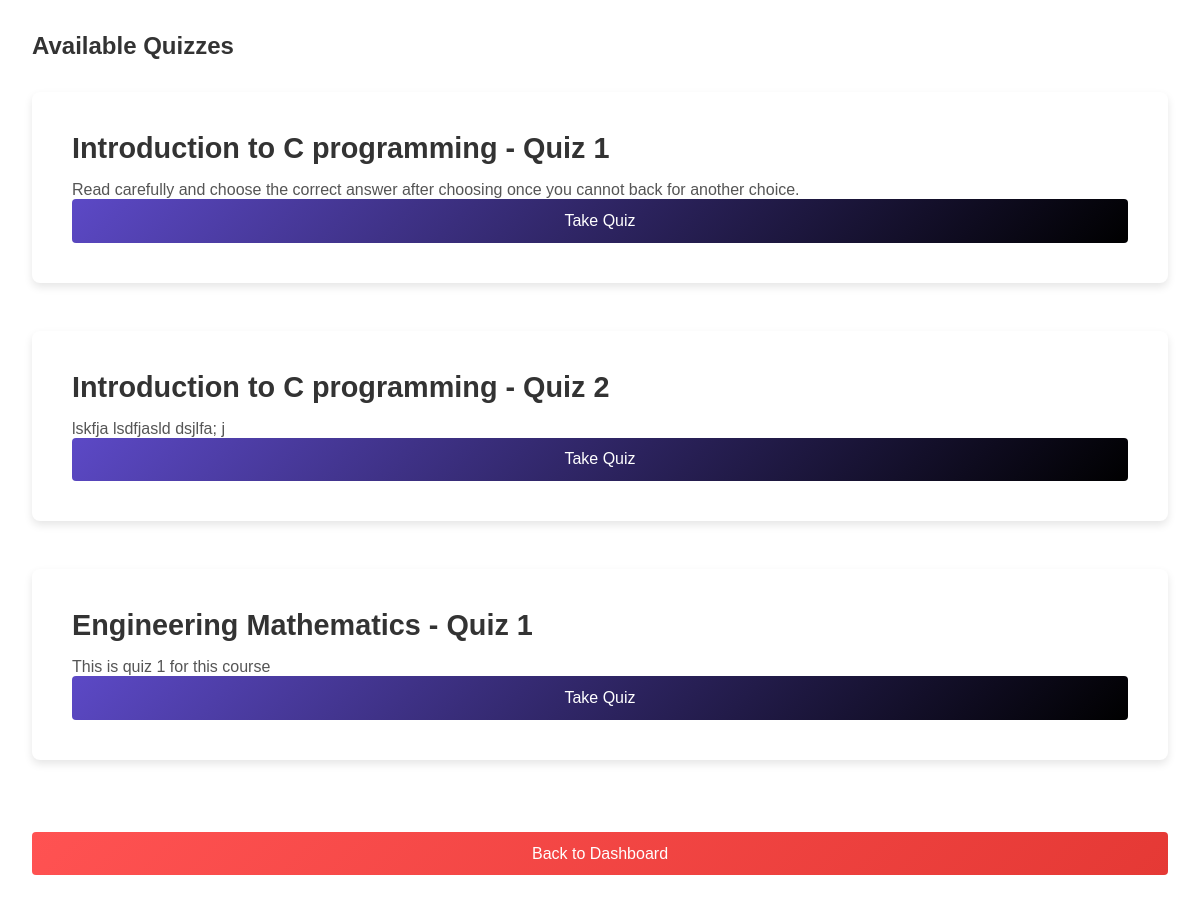
The app's page /available_quizes.php (signed in) with its own data.
### tables this page shows
CREATE TABLE `quiz_description` (
  `Course_ID` varchar(20) NOT NULL,
  `Quiz_NO` int(11) NOT NULL,
  `Description_Quiz` text NOT NULL
);

CREATE TABLE `course` (
  `Course_Num` int(20) NOT NULL,
  `Course_ID` varchar(20) NOT NULL,
  `CourseName` varchar(50) DEFAULT NULL,
  `Description` longtext NOT NULL,
  `UserID` varchar(50) NOT NULL,
  `Start_Date` date DEFAULT NULL,
  `End_Date` date NOT NULL
);

### available_quizes.php (the view, shortened to what this page needs)
<?php
$conn = new mysqli("localhost", "root", "", "learning_platform");
$userID = $_SESSION['userID'];
$studentQuery = "SELECT StudentID FROM Student WHERE UserID = ?";
$stmt = $conn->prepare($studentQuery);
$stmt->bind_param("s", $userID);
$stmt->execute();
$result = $stmt->get_result();
if ($result->num_rows > 0) {
    $student = $result->fetch_assoc();
    $studentID = $student['StudentID'];
    $query = "
        SELECT qd.Course_ID, qd.Quiz_NO, qd.Description_Quiz, c.CourseName
        FROM quiz_description qd
        INNER JOIN Enrollment e ON qd.Course_ID = e.course_ID
        INNER JOIN Course c ON qd.Course_ID = c.Course_ID
        WHERE e.StudentID = ?";
    $stmt = $conn->prepare($query);
    $stmt->bind_param("i", $studentID);
    $stmt->execute();
    $quizzes = $stmt->get_result()->fetch_all(MYSQLI_ASSOC);
} else {
    $quizzes = [];
}
?>
<!DOCTYPE html>
<html lang="en">
<head>
    <link rel="stylesheet" href="style.css">
</head>
<body>
    <div class="dashboard-container">
        <main class="content">
            <section id="quiz-list">
                <h1>Available Quizzes</h1>
                <?php if (empty($quizzes)): ?>
                    <p>No quizzes available.</p>
                <?php else: ?>
                    <?php foreach ($quizzes as $quiz): ?>
                        <div class="quiz-card">
                            <h2><?php echo htmlspecialchars($quiz['CourseName']); ?> - Quiz <?php echo htmlspecialchars($quiz['Quiz_NO']); ?></h2>
                            <p><?php echo htmlspecialchars($quiz['Description_Quiz']); ?></p>
                            <a href="take_quiz.php?course_id=<?php echo $quiz['Course_ID']; ?>&quiz_no=<?php echo $quiz['Quiz_NO']; ?>">
                                <button>Take Quiz</button>
                            </a>
                        </div>
                    <?php endforeach; ?>
                <?php endif; ?>
            </section>
            <a href="student_dashboard.html"><button class="back-btn">Back to Dashboard</button></a>
        </main>
    </div>
</body>
</html>

### style.css (style rules this page uses)
* { margin: 0; padding: 0; box-sizing: border-box; font-family: Arial, sans-serif; }
body { display: flex; justify-content: center; align-items: center; min-height: 100vh; background: #f0f2f5; color: #333; }
h2 { margin-bottom: 1rem; font-size: 1.8rem; color: #333; }
button { width: 100%; padding: 0.8rem; background: linear-gradient(135deg, #5c49c6, #000000); color: #fff; border: none; border-radius: 4px; font-size: 1rem; cursor: pointer; transition: background 0.3s ease; }
p { margin-top: 1rem; color: #555; }
a { color: #4CAF50; text-decoration: none; }
.dashboard-container { display: flex; width: 100%; min-height: 100vh; }
.content { flex-grow: 1; padding: 2rem; background: #fff; }
.course-card, .quiz-card,.certificate-card { background: #fff; padding: 2.5rem; border-radius: 8px; box-shadow: 0 4px 8px rgba(0, 0, 0, 0.1); margin-top: 2rem; margin-bottom: 3rem; color: #333333; transition: transform 0.2s ease; }
.back-btn { width: 100%; padding: 0.8rem; background: linear-gradient(135deg, #ff5252, #e53935); color: #fff; border: none; border-radius: 4px; font-size: 1rem; cursor: pointer; margin-top: 1.5rem; text-align: center; }

### records on screen
quiz_description: Course_ID.CourseName "Introduction to C programming", Quiz_NO "1", Description_Quiz "Read carefully and choose the correct answer after choosing once you cannot back for another choice."
quiz_description: Course_ID.CourseName "Introduction to C programming", Quiz_NO "2", Description_Quiz "lskfja lsdfjasld dsjlfa; j"
quiz_description: Course_ID.CourseName "Engineering Mathematics", Quiz_NO "1", Description_Quiz "This is quiz 1 for this course"
